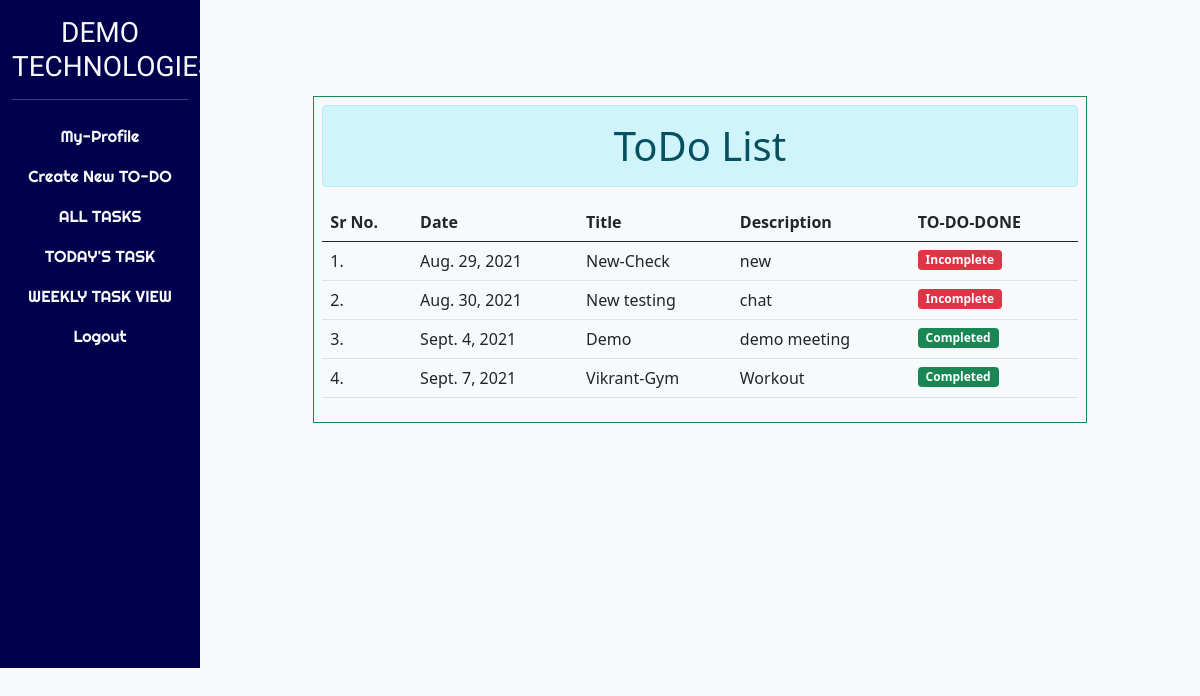
The page /todolist/ (signed in) on the database its author committed.
### app1/models.py (models this page shows, shortened)
class ToDo(models.Model):
    title=models.CharField(max_length=30)
    discription=models.CharField(max_length=100)
    date=models.DateField()
    done=models.BooleanField(default=False)
    user=models.ForeignKey(User,on_delete=models.CASCADE)

### app1/views.py (the view)
# urls.py: path('todolist/',todolist),
@login_required(login_url='/users/login/')
def todolist(request):
	uid=(request.session.get('userId'))
	t=ToDo.objects.filter(user_id=uid).order_by('date')
	return render(request,'app1/todolist.html',{"x":t})

### app1/templates/app1/todolist.html
{% extends 'core/base.html' %}
{% block content %}
<br><br>
<div class='container mt-5'>
	<div class='col-10 mx-auto border border-success p-2 border-round'>
<h1 class='alert alert-info mx-auto text-center'>ToDo List</h1>
<table class="table">
  <thead>
    <tr>
      <th scope="col">Sr No.</th>
      <th scope="col">Date</th>
      <th scope="col">Title</th>
      <th scope="col">Description</th>
      <th scope="col">TO-DO-DONE</th>
    </tr>
  </thead>
  <tbody>
    {% for i in x %}
    <tr>
      <td>{{forloop.counter}}.</td>
      <td>{{i.date}}</td>
      <td>{{i.title}}</td>
      <td>{{i.discription}}</td>
      {% if i.done == True %}
       <td><small class='badge bg-success'>Completed</small></td>
       {% else %}
        <td><small class='badge bg-danger'>Incomplete</small></td>
        {% endif %}
    </tr>
   {% endfor %}
  </tbody>
</table>
</div>
</div>
{% endblock %}

### core/static/core/css/core.css (style rules this page uses)
html,body { height:100%; }

### rows shown on the page
ToDo: date "Aug. 29, 2021", title "New-Check", discription "new", done "Incomplete"
ToDo: date "Aug. 30, 2021", title "New testing", discription "chat", done "Incomplete"
ToDo: date "Sept. 4, 2021", title "Demo", discription "demo meeting", done "Completed"
ToDo: date "Sept. 7, 2021", title "Vikrant-Gym", discription "Workout", done "Completed"
